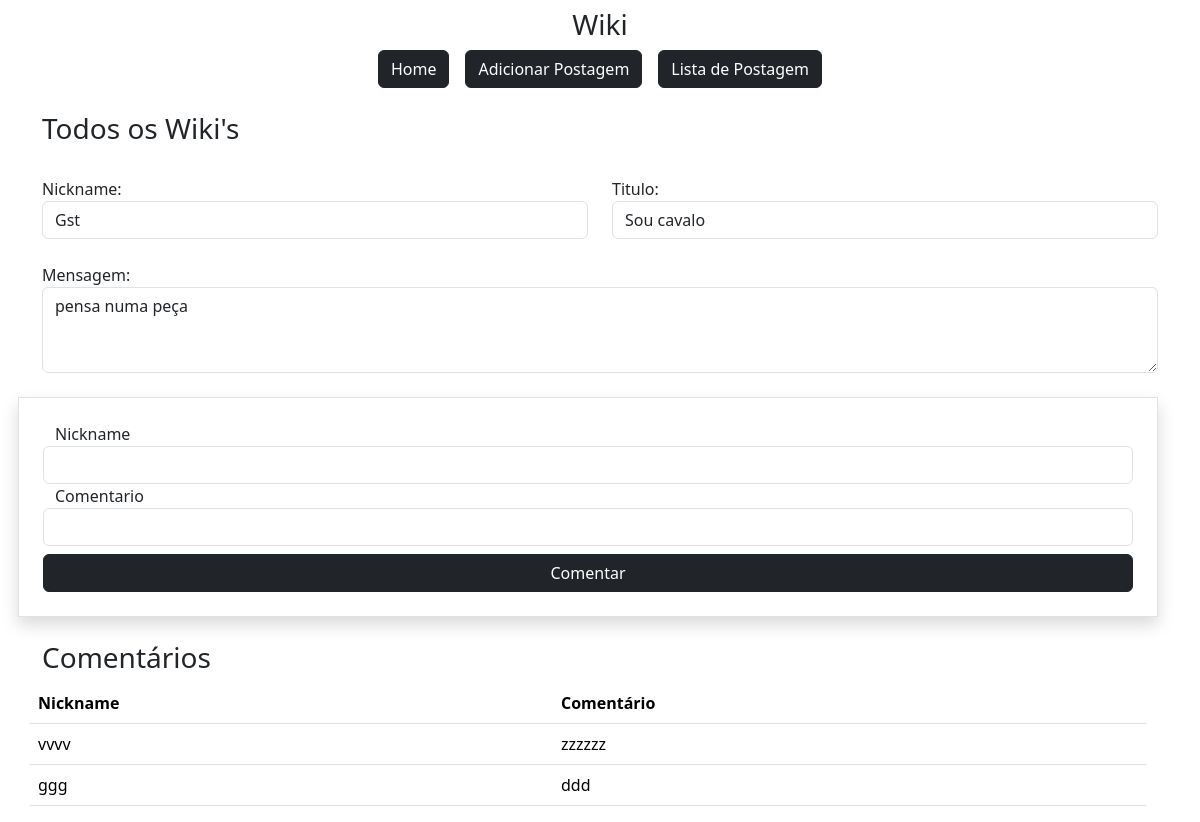
/lista/2, run on the app's committed database.
### app/models.py (models this page shows)
class Wiki(db.Model):
    id = db.Column(db.Integer, primary_key=True)
    data_envio = db.Column(db.DateTime, default=datetime.now())
    nickname = db.Column(db.String)
    titulo = db.Column(db.String)
    mensagem = db.Column(db.String)
    curtidas = db.Column(db.Integer, default=0)
    respostas = db.relationship("Resposta", back_populates="wiki")

class Resposta(db.Model):
    id_resposta = db.Column(db.Integer, primary_key=True)
    nickname = db.Column(db.String)
    resposta = db.Column(db.String)
    wiki_id = db.Column(db.Integer, db.ForeignKey('wiki.id'))
    wiki = db.relationship("Wiki", back_populates="respostas", foreign_keys=[wiki_id], remote_side=[Wiki.id])

### app/view.py (the view)
@app.route('/lista/<int:id>', methods=['GET', 'POST'])
def contatoDetail(id):
    form = RespostaForm()
    obj = Wiki.query.get(id)
    if form.validate_on_submit():
        form.save(id)
        return redirect(url_for('listaPagina'))
    return render_template('contatoDetail.html', id=id, obj=obj, form=form)

### app/forms.py (shortened to what this page needs)
class RespostaForm(FlaskForm):
    nickname= StringField('Nickname',validators=[DataRequired()])
    resposta = StringField("Comentario",validators=[DataRequired()])
    btnSubmitt = SubmitField('Comentar')

### app/templates/contatoDetail.html (shortened to what this page needs)
{% extends 'base.html' %}
{% block content %}
<div class="container">
{% include 'nave.html' %}
<div class="row mt-4">
    <h3>Todos os Wiki's</h3>
    <div class="col-md-6 mt-4">
        Nickname:
        <input type="text" value="{{obj.nickname}}" class="form-control btn-dark text-dark" readonly>
    </div>
    <div class="col-md-6 mt-4">
        Titulo:
        <input type="text" value="{{obj.titulo}}" class="form-control btn-dark text-dark" readonly>
    </div>
    <div class="col-md-12 mt-4">
        Mensagem:
        <textarea type="text" rows="3" class="form-control btn-dark text-dark" readonly>{{obj.mensagem}}</textarea>
    </div>
    <form action="" method="post" class="row mt-4 p-4 round border shadow">
        {{form.nickname.label()}}
        {{form.nickname(class="form-control")}}
        {{ form.resposta.label() }}
        {{ form.resposta(class="form-control") }}
        {{ form.btnSubmitt(class="btn btn-dark col-12 mt-2") }}
    </form>
    <div class="row mt-4">
        <h3>Comentários</h3>
        <table class="table">
            <thead>
                <tr>
                    <th>Nickname</th>
                    <th>Comentário</th>
                </tr>
            </thead>
            <tbody>
                {% for comentario in obj.respostas %}
                <tr>
                    <td>{{ comentario.nickname }}</td>
                    <td>{{ comentario.resposta }}</td>
                </tr>
                {% endfor %}
            </tbody>
        </table>
    </div>
</div>
{% endblock %}

### data on the page
Wiki: nickname "Gst", titulo "Sou cavalo", mensagem "pensa numa peça"
Resposta: nickname "vvvv", resposta "zzzzzz"
Resposta: nickname "ggg", resposta "ddd"
